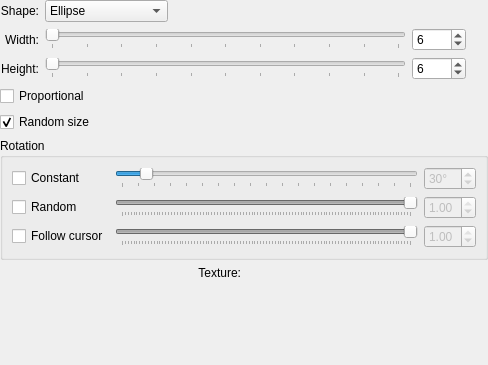
<?xml version="1.0" encoding="UTF-8"?>
<ui version="4.0">
 <class>WdgExperimentShapeOptions</class>
 <widget class="QWidget" name="WdgExperimentShapeOptions">
  <property name="enabled">
   <bool>true</bool>
  </property>
  <property name="geometry">
   <rect>
    <x>0</x>
    <y>0</y>
    <width>488</width>
    <height>365</height>
   </rect>
  </property>
  <property name="sizePolicy">
   <sizepolicy hsizetype="Preferred" vsizetype="Preferred">
    <horstretch>255</horstretch>
    <verstretch>255</verstretch>
   </sizepolicy>
  </property>
  <property name="minimumSize">
   <size>
    <width>425</width>
    <height>365</height>
   </size>
  </property>
  <layout class="QVBoxLayout" name="verticalLayout">
   <property name="leftMargin">
    <number>0</number>
   </property>
   <property name="topMargin">
    <number>0</number>
   </property>
   <property name="rightMargin">
    <number>0</number>
   </property>
   <property name="bottomMargin">
    <number>0</number>
   </property>
   <item>
    <layout class="QGridLayout" name="gridLayout" columnstretch="0,0,1,0,0">
     <item row="0" column="0">
      <widget class="QLabel" name="widthInfoLbl_2">
       <property name="text">
        <string>Shape:</string>
       </property>
       <property name="alignment">
        <set>Qt::AlignRight|Qt::AlignTrailing|Qt::AlignVCenter</set>
       </property>
      </widget>
     </item>
     <item row="0" column="1">
      <widget class="QComboBox" name="shapeBox">
       <property name="currentIndex">
        <number>0</number>
       </property>
       <item>
        <property name="text">
         <string>Ellipse</string>
        </property>
       </item>
       <item>
        <property name="text">
         <string>Rectangle</string>
        </property>
       </item>
       <item>
        <property name="text">
         <string>Anti-aliased pixel</string>
        </property>
       </item>
       <item>
        <property name="text">
         <string>Pixel</string>
        </property>
       </item>
       <item>
        <property name="text">
         <string>Image</string>
        </property>
       </item>
      </widget>
     </item>
     <item row="0" column="2" colspan="3">
      <spacer name="horizontalSpacer">
       <property name="orientation">
        <enum>Qt::Horizontal</enum>
       </property>
       <property name="sizeHint" stdset="0">
        <size>
         <width>198</width>
         <height>20</height>
        </size>
       </property>
      </spacer>
     </item>
     <item row="1" column="0">
      <widget class="QLabel" name="widthInfoLbl">
       <property name="text">
        <string>Width:</string>
       </property>
       <property name="alignment">
        <set>Qt::AlignRight|Qt::AlignTrailing|Qt::AlignVCenter</set>
       </property>
      </widget>
     </item>
     <item row="1" column="1" colspan="2">
      <widget class="QSlider" name="widthSlider">
       <property name="minimum">
        <number>1</number>
       </property>
       <property name="maximum">
        <number>1000</number>
       </property>
       <property name="pageStep">
        <number>100</number>
       </property>
       <property name="orientation">
        <enum>Qt::Horizontal</enum>
       </property>
       <property name="tickPosition">
        <enum>QSlider::TicksBelow</enum>
       </property>
      </widget>
     </item>
     <item row="1" column="3">
      <widget class="QSpinBox" name="widthSpin">
       <property name="enabled">
        <bool>true</bool>
       </property>
       <property name="minimum">
        <number>1</number>
       </property>
       <property name="maximum">
        <number>1000</number>
       </property>
       <property name="value">
        <number>6</number>
       </property>
      </widget>
     </item>
     <item row="1" column="4" rowspan="2">
      <widget class="KoAspectButton" name="aspectButton">
       <property name="sizePolicy">
        <sizepolicy hsizetype="Minimum" vsizetype="Fixed">
         <horstretch>0</horstretch>
         <verstretch>0</verstretch>
        </sizepolicy>
       </property>
       <property name="minimumSize">
        <size>
         <width>16</width>
         <height>0</height>
        </size>
       </property>
       <property name="maximumSize">
        <size>
         <width>16</width>
         <height>32767</height>
        </size>
       </property>
      </widget>
     </item>
     <item row="2" column="0">
      <widget class="QLabel" name="heightInfoLbl">
       <property name="text">
        <string>Height:</string>
       </property>
       <property name="alignment">
        <set>Qt::AlignRight|Qt::AlignTrailing|Qt::AlignVCenter</set>
       </property>
      </widget>
     </item>
     <item row="2" column="1" colspan="2">
      <widget class="QSlider" name="heightSlider">
       <property name="minimum">
        <number>1</number>
       </property>
       <property name="maximum">
        <number>1000</number>
       </property>
       <property name="pageStep">
        <number>100</number>
       </property>
       <property name="orientation">
        <enum>Qt::Horizontal</enum>
       </property>
       <property name="tickPosition">
        <enum>QSlider::TicksBelow</enum>
       </property>
      </widget>
     </item>
     <item row="2" column="3">
      <widget class="QSpinBox" name="heightSpin">
       <property name="enabled">
        <bool>true</bool>
       </property>
       <property name="minimum">
        <number>1</number>
       </property>
       <property name="maximum">
        <number>1000</number>
       </property>
       <property name="value">
        <number>6</number>
       </property>
      </widget>
     </item>
     <item row="3" column="0" colspan="2">
      <widget class="QCheckBox" name="proportionalBox">
       <property name="text">
        <string>Proportional</string>
       </property>
       <property name="checked">
        <bool>false</bool>
       </property>
      </widget>
     </item>
     <item row="4" column="0" colspan="2">
      <widget class="QCheckBox" name="jitterShape">
       <property name="text">
        <string>Random size</string>
       </property>
       <property name="checked">
        <bool>true</bool>
       </property>
      </widget>
     </item>
    </layout>
   </item>
   <item>
    <widget class="QGroupBox" name="groupBox">
     <property name="title">
      <string>Rotation</string>
     </property>
     <layout class="QGridLayout" name="gridLayout_2">
      <item row="0" column="0">
       <widget class="QCheckBox" name="fixedRotation">
        <property name="text">
         <string>Constant</string>
        </property>
        <property name="checked">
         <bool>false</bool>
        </property>
       </widget>
      </item>
      <item row="0" column="1">
       <widget class="QSlider" name="angleSlider">
        <property name="maximum">
         <number>360</number>
        </property>
        <property name="pageStep">
         <number>20</number>
        </property>
        <property name="value">
         <number>30</number>
        </property>
        <property name="orientation">
         <enum>Qt::Horizontal</enum>
        </property>
        <property name="tickPosition">
         <enum>QSlider::TicksBelow</enum>
        </property>
       </widget>
      </item>
      <item row="0" column="2">
       <widget class="QSpinBox" name="fixedRotationSPBox">
        <property name="enabled">
         <bool>false</bool>
        </property>
        <property name="suffix">
         <string>°</string>
        </property>
        <property name="prefix">
         <string/>
        </property>
        <property name="maximum">
         <number>360</number>
        </property>
        <property name="value">
         <number>30</number>
        </property>
       </widget>
      </item>
      <item row="1" column="0">
       <widget class="QCheckBox" name="randomRotation">
        <property name="text">
         <string>Random</string>
        </property>
        <property name="checked">
         <bool>false</bool>
        </property>
       </widget>
      </item>
      <item row="1" column="1">
       <widget class="QSlider" name="randomSlider">
        <property name="enabled">
         <bool>false</bool>
        </property>
        <property name="maximum">
         <number>100</number>
        </property>
        <property name="pageStep">
         <number>5</number>
        </property>
        <property name="value">
         <number>100</number>
        </property>
        <property name="orientation">
         <enum>Qt::Horizontal</enum>
        </property>
        <property name="tickPosition">
         <enum>QSlider::TicksBelow</enum>
        </property>
       </widget>
      </item>
      <item row="1" column="2">
       <widget class="QDoubleSpinBox" name="randomWeightSPBox">
        <property name="enabled">
         <bool>false</bool>
        </property>
        <property name="decimals">
         <number>2</number>
        </property>
        <property name="maximum">
         <double>1.000000000000000</double>
        </property>
        <property name="singleStep">
         <double>0.050000000000000</double>
        </property>
        <property name="value">
         <double>1.000000000000000</double>
        </property>
       </widget>
      </item>
      <item row="2" column="0">
       <widget class="QCheckBox" name="followCursor">
        <property name="text">
         <string>Follow cursor</string>
        </property>
       </widget>
      </item>
      <item row="2" column="1">
       <widget class="QSlider" name="followSlider">
        <property name="enabled">
         <bool>false</bool>
        </property>
        <property name="maximum">
         <number>100</number>
        </property>
        <property name="pageStep">
         <number>5</number>
        </property>
        <property name="value">
         <number>100</number>
        </property>
        <property name="orientation">
         <enum>Qt::Horizontal</enum>
        </property>
        <property name="tickPosition">
         <enum>QSlider::TicksBelow</enum>
        </property>
       </widget>
      </item>
      <item row="2" column="2">
       <widget class="QDoubleSpinBox" name="followCursorWeightSPBox">
        <property name="enabled">
         <bool>false</bool>
        </property>
        <property name="decimals">
         <number>2</number>
        </property>
        <property name="maximum">
         <double>1.000000000000000</double>
        </property>
        <property name="singleStep">
         <double>0.050000000000000</double>
        </property>
        <property name="value">
         <double>1.000000000000000</double>
        </property>
       </widget>
      </item>
     </layout>
    </widget>
   </item>
   <item>
    <layout class="QHBoxLayout" name="horizontalLayout_2">
     <item>
      <widget class="QLabel" name="label">
       <property name="text">
        <string>Texture:</string>
       </property>
       <property name="alignment">
        <set>Qt::AlignRight|Qt::AlignTrailing|Qt::AlignVCenter</set>
       </property>
      </widget>
     </item>
     <item>
      <widget class="KUrlRequester" name="imageUrl"/>
     </item>
    </layout>
   </item>
   <item>
    <spacer name="verticalSpacer">
     <property name="orientation">
      <enum>Qt::Vertical</enum>
     </property>
     <property name="sizeHint" stdset="0">
      <size>
       <width>20</width>
       <height>37</height>
      </size>
     </property>
    </spacer>
   </item>
  </layout>
 </widget>
 <customwidgets>
  <customwidget>
   <class>KoAspectButton</class>
   <extends>QLabel</extends>
   <header>KoAspectButton.h</header>
   <container>1</container>
  </customwidget>
  <customwidget>
   <class>KUrlRequester</class>
   <extends>QFrame</extends>
   <header>kurlrequester.h</header>
   <container>1</container>
  </customwidget>
 </customwidgets>
 <resources/>
 <connections>
  <connection>
   <sender>widthSlider</sender>
   <signal>valueChanged(int)</signal>
   <receiver>widthSpin</receiver>
   <slot>setValue(int)</slot>
   <hints>
    <hint type="sourcelabel">
     <x>257</x>
     <y>46</y>
    </hint>
    <hint type="destinationlabel">
     <x>386</x>
     <y>57</y>
    </hint>
   </hints>
  </connection>
  <connection>
   <sender>heightSlider</sender>
   <signal>valueChanged(int)</signal>
   <receiver>heightSpin</receiver>
   <slot>setValue(int)</slot>
   <hints>
    <hint type="sourcelabel">
     <x>281</x>
     <y>80</y>
    </hint>
    <hint type="destinationlabel">
     <x>376</x>
     <y>80</y>
    </hint>
   </hints>
  </connection>
  <connection>
   <sender>widthSpin</sender>
   <signal>valueChanged(int)</signal>
   <receiver>widthSlider</receiver>
   <slot>setValue(int)</slot>
   <hints>
    <hint type="sourcelabel">
     <x>379</x>
     <y>45</y>
    </hint>
    <hint type="destinationlabel">
     <x>118</x>
     <y>50</y>
    </hint>
   </hints>
  </connection>
  <connection>
   <sender>heightSpin</sender>
   <signal>valueChanged(int)</signal>
   <receiver>heightSlider</receiver>
   <slot>setValue(int)</slot>
   <hints>
    <hint type="sourcelabel">
     <x>372</x>
     <y>90</y>
    </hint>
    <hint type="destinationlabel">
     <x>150</x>
     <y>87</y>
    </hint>
   </hints>
  </connection>
  <connection>
   <sender>angleSlider</sender>
   <signal>valueChanged(int)</signal>
   <receiver>fixedRotationSPBox</receiver>
   <slot>setValue(int)</slot>
   <hints>
    <hint type="sourcelabel">
     <x>242</x>
     <y>245</y>
    </hint>
    <hint type="destinationlabel">
     <x>364</x>
     <y>257</y>
    </hint>
   </hints>
  </connection>
  <connection>
   <sender>fixedRotationSPBox</sender>
   <signal>valueChanged(int)</signal>
   <receiver>angleSlider</receiver>
   <slot>setValue(int)</slot>
   <hints>
    <hint type="sourcelabel">
     <x>380</x>
     <y>245</y>
    </hint>
    <hint type="destinationlabel">
     <x>294</x>
     <y>240</y>
    </hint>
   </hints>
  </connection>
 </connections>
</ui>
